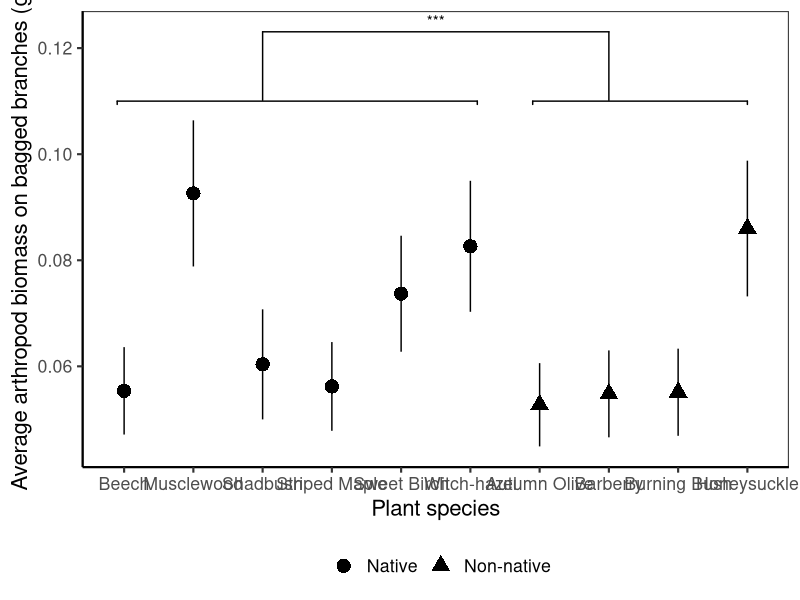
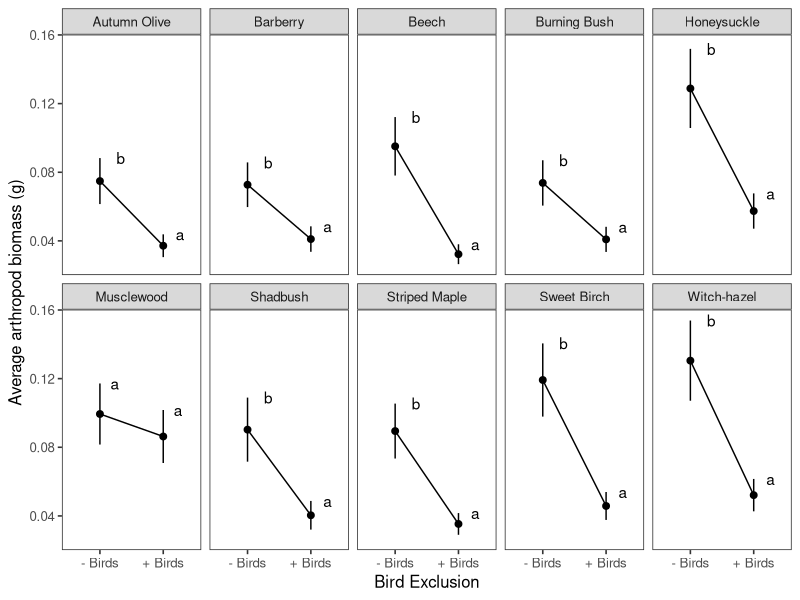

Generate these figures, in order, with R:
# Import data and models for table & figure generation only

# Libraries ####
library("tidyverse")
library("readr")
library("lme4")
library("car")
library("multcomp")
library("ggplot2")
library("emmeans")
library("ggpubr")
library("plotrix") # for std.error function
library("ggsignif")

# Fig 1a: Bagged branch biomass ####
biomass_summary <- read.csv("./Data/Models/model1.csv")

# Arrange in order of native vs exotic
biomass_order <- c("Beech","Musclewood","Shadbush","Striped Maple", "Sweet Birch", "Witch-hazel", "Autumn Olive", "Barberry", "Burning Bush", "Honeysuckle")
biomass_summary <- arrange(transform(biomass_summary, tree=factor(tree,levels=biomass_order)), tree) 



biomass_plot <- ggplot(data=biomass_summary, aes(x = tree, y = response, shape=exo)) +
  theme_bw(base_size=16) +
  geom_point(size=4.5) +
  geom_errorbar(aes(ymin=response-(SE), ymax=response+(SE), width=0)) +
  ylab("Average arthropod biomass on bagged branches (g)") +
  xlab("Plant species") +
  guides(shape=guide_legend(title="", title.position = "left")) +
  theme(panel.grid.major = element_blank(), panel.grid.minor = element_blank(),
        panel.background = element_blank(), axis.line = element_line(colour = "black")) +
  theme(legend.position="bottom") +
  geom_signif(comparisons = list(c("Shadbush", "Barberry")), 
              y_position = 0.12,
              tip_length = 0.21,
              annotation = c("***")) +
  geom_signif(y_position = c(0.11), 
              xmin = c(0.9, 6.9), 
              xmax = c(6.1, 10),
    annotation = c(" ", " "), tip_length = 0.01)
biomass_plot 




# Fig 1b: Bag effect ######
# Import model estimates and table
mod2_lsm <- read.csv("./Data/Models/model2.csv")

Fig_1b <- ggplot(data=mod2_lsm, aes(x = treatment, y = response)) +
  theme_bw(base_size=12) +
  geom_point(size=2) +
  geom_line(aes(group = tree)) +
  geom_errorbar(aes(ymin=response-(SE), ymax=response+(SE), width=0)) +
  ylab("Average arthropod biomass (g)") +
  xlab("Bird Exclusion") +
  scale_x_discrete(labels=c("bag" = "- Birds", "control" = "+ Birds")) +
  geom_text(aes(x = treatment, y = (response+SE), label = .group, hjust=-.5)) +
  theme(panel.grid.major = element_blank(), panel.grid.minor = element_blank()) +
  facet_wrap( ~ tree, nrow=2) 
Fig_1b

# export Fig 1b #




# Fig 2abcd #####
# Insect abundances #####
